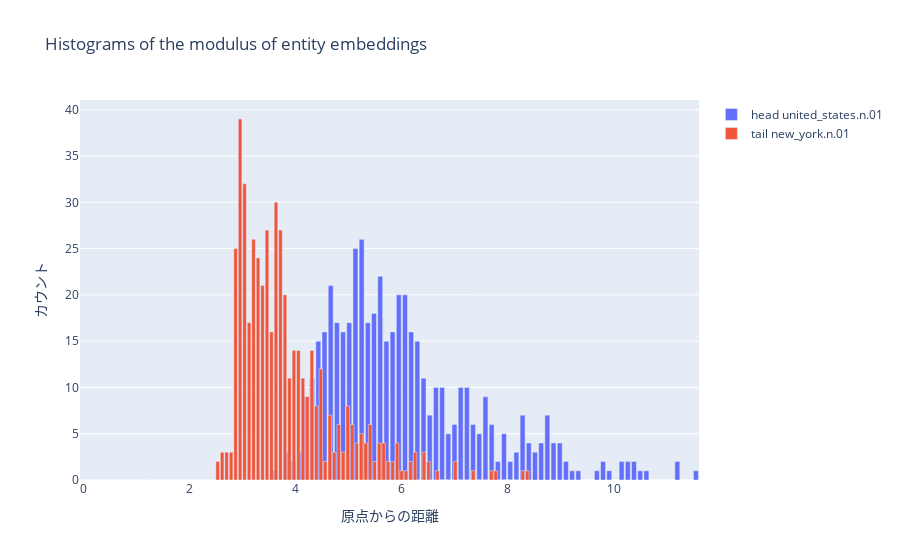

Notebook source saved alongside this figure:
### Code cell
# エンティティの埋め込みをロード
entity_embedding = np.load(os.path.join(model_path, 'entity_embedding.npy'))

# headとtailの各座標を計算
phase_head, mod_head = np.split(entity_embedding[head_id], 2)
phase_tail, mod_tail = np.split(entity_embedding[tail_id], 2)

# ログ変換と極座標への変換
mod_head = np.log(np.abs(mod_head)) * np.sign(mod_head)
mod_tail = np.log(np.abs(mod_tail)) * np.sign(mod_tail)

phase_head = phase_head / embedding_range * np.pi
phase_tail = phase_tail / embedding_range * np.pi

# 極座標から直交座標への変換
x_head, y_head = mod_head * np.cos(phase_head), mod_head * np.sin(phase_head)
x_tail, y_tail = mod_tail * np.cos(phase_tail), mod_tail * np.sin(phase_tail)

# 距離の計算
distance_head = np.sqrt(x_head**2 + y_head**2)
distance_tail = np.sqrt(x_tail**2 + y_tail**2)

# ヒストグラムの作成
hist_head = np.histogram(distance_head, bins=num_bins, range=(0, np.max(distance_head)))
hist_tail = np.histogram(distance_tail, bins=num_bins, range=(0, np.max(distance_tail)))

# Plotlyを使用してヒストグラムをプロット
fig = go.Figure()
fig.add_trace(go.Bar(x=hist_head[1][:-1], y=hist_head[0], name="head "+entities_dict[head_id]))

# Tail Entityのヒストグラム
fig.add_trace(go.Bar(x=hist_tail[1][:-1], y=hist_tail[0], name="tail "+entities_dict[tail_id]))


# レイアウトの設定
fig.update_layout(
    title='Histograms of the modulus of entity embeddings',
    xaxis=dict(title='原点からの距離'),
    yaxis=dict(title='カウント'),
    barmode='overlay',  # HeadとTailのヒストグラムをオーバーレイ
)

# プロットの表示
fig.show()

### Figure 1 — Plotly figure (JSON) as saved in the notebook; plotly's stock layout.template omitted (floating-point values rounded to 4 significant figures)
{"data": [{"name": "head united_states.n.01", "type": "bar", "x": [0, 0.1166, 0.2331, 0.3497, 0.4663, 0.5828, 0.6994, 0.816, 0.9325, 1.049, 1.166, 1.282, 1.399, 1.515, 1.632, 1.748, 1.865, 1.982, 2.098, 2.215, 2.331, 2.448, 2.564, 2.681, 2.798, 2.914, 3.031, 3.147, 3.264, 3.38, 3.497, 3.614, 3.73, 3.847, 3.963, 4.08, 4.196, 4.313, 4.43, 4.546, 4.663, 4.779, 4.896, 5.012, 5.129, 5.245, 5.362, 5.479, 5.595, 5.712, 5.828, 5.945, 6.061, 6.178, 6.295, 6.411, 6.528, 6.644, 6.761, 6.877, 6.994, 7.111, 7.227, 7.344, 7.46, 7.577, 7.693, 7.81, 7.926, 8.043, 8.16, 8.276, 8.393, 8.509, 8.626, 8.742, 8.859, 8.976, 9.092, 9.209, 9.325, 9.442, 9.558, 9.675, 9.792, 9.908, 10.02, 10.14, 10.26, 10.37, 10.49, 10.61, 10.72, 10.84, 10.96, 11.07, 11.19, 11.31, 11.42, 11.54], "y": [0, 0, 0, 0, 0, 0, 0, 0, 0, 0, 0, 0, 0, 0, 0, 0, 0, 0, 0, 0, 0, 0, 0, 0, 0, 0, 0, 0, 0, 0, 0, 1, 0, 3, 2, 3, 9, 11, 15, 16, 21, 17, 16, 17, 25, 26, 17, 18, 22, 15, 16, 20, 20, 16, 15, 11, 7, 10, 10, 5, 6, 10, 10, 6, 5, 9, 6, 2, 5, 2, 3, 7, 4, 3, 4, 7, 4, 4, 2, 1, 1, 0, 0, 1, 2, 1, 0, 2, 2, 2, 1, 1, 0, 0, 0, 0, 2, 0, 0, 1]}, {"name": "tail new_york.n.01", "type": "bar", "x": [0, 0.08447, 0.1689, 0.2534, 0.3379, 0.4224, 0.5068, 0.5913, 0.6758, 0.7602, 0.8447, 0.9292, 1.014, 1.098, 1.183, 1.267, 1.352, 1.436, 1.52, 1.605, 1.689, 1.774, 1.858, 1.943, 2.027, 2.112, 2.196, 2.281, 2.365, 2.45, 2.534, 2.619, 2.703, 2.788, 2.872, 2.956, 3.041, 3.125, 3.21, 3.294, 3.379, 3.463, 3.548, 3.632, 3.717, 3.801, 3.886, 3.97, 4.055, 4.139, 4.224, 4.308, 4.392, 4.477, 4.561, 4.646, 4.73, 4.815, 4.899, 4.984, 5.068, 5.153, 5.237, 5.322, 5.406, 5.491, 5.575, 5.66, 5.744, 5.828, 5.913, 5.997, 6.082, 6.166, 6.251, 6.335, 6.42, 6.504, 6.589, 6.673, 6.758, 6.842, 6.927, 7.011, 7.096, 7.18, 7.264, 7.349, 7.433, 7.518, 7.602, 7.687, 7.771, 7.856, 7.94, 8.025, 8.109, 8.194, 8.278, 8.363], "y": [0, 0, 0, 0, 0, 0, 0, 0, 0, 0, 0, 0, 0, 0, 0, 0, 0, 0, 0, 0, 0, 0, 0, 0, 0, 0, 0, 0, 0, 0, 2, 3, 3, 3, 25, 39, 32, 17, 26, 24, 21, 27, 16, 30, 27, 20, 11, 14, 14, 11, 9, 14, 8, 12, 2, 7, 3, 6, 3, 8, 6, 4, 5, 4, 6, 2, 4, 4, 2, 2, 4, 1, 1, 2, 3, 0, 3, 2, 0, 1, 0, 0, 0, 2, 0, 0, 0, 1, 0, 0, 0, 1, 1, 0, 0, 0, 0, 0, 1, 1]}], "layout": {"barmode": "overlay", "title": {"text": "Histograms of the modulus of entity embeddings"}, "xaxis": {"title": {"text": "原点からの距離"}}, "yaxis": {"title": {"text": "カウント"}}}}
